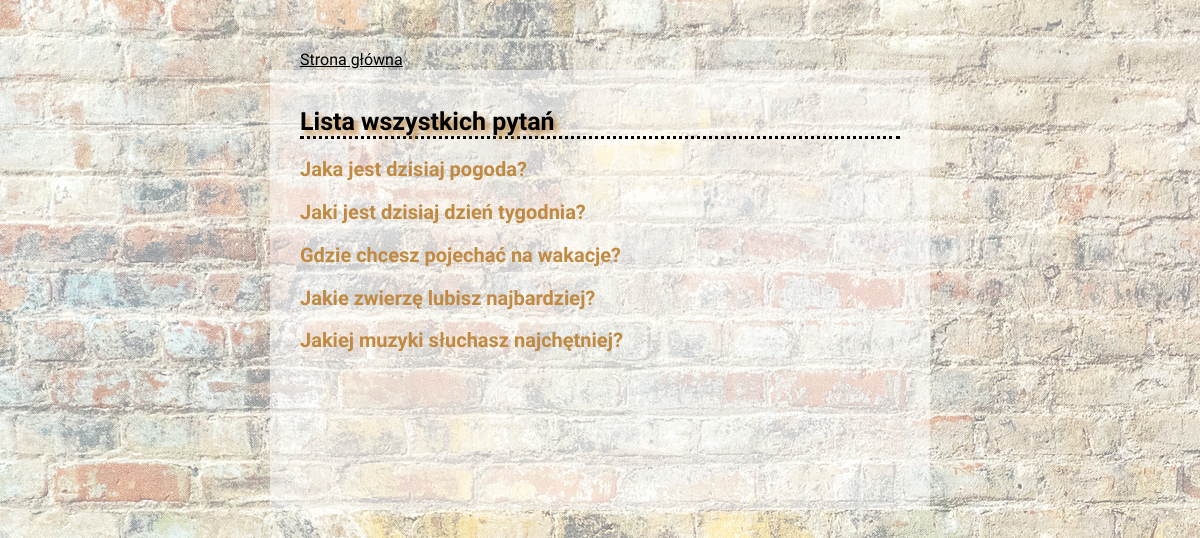
Screenshot of /polls/ with the database file from the repository.
### polls/models.py (models this page shows, shortened)
class Question(models.Model):
    question_text = models.CharField(max_length=200) #varchar
    pub_date = models.DateTimeField(verbose_name='Date published') #timestamp, datetime

### polls/views.py (the view)
# urls.py: path('',views.index, name = 'index'), #pod pustą sciezką jest odwolanie do funkcji views
def index(request):
    questions = Question.objects.all()
    title = 'Lista wszystkich pytań'
    context = {
        'questions': questions,
        'title': title,
    }
    return render(request,'polls/index.html', context)

### polls/templates/polls/index.html
{% extends "base.html" %}
{% block content %}
{% for question in questions %}
<section class="question-list">
    <h3><a href="{% url 'polls:detail' question.id %}">{{question.question_text}}</a></h3>
</section>
{% endfor %}
{% endblock %}

### polls/static/polls/style.css (style rules this page uses)
body { position: relative; width: 100vw; height: 100vh; margin: 0; font-family: 'Balsamiq Sans', cursive; }
body::after { content: ""; background: url(layout.jpg); opacity: 0.5; top: 0; left: 0; bottom: 0; right: 0; position: absolute; z-index: -1; padding: 50px; }
.question-list h3 a { color: #c18a42; font-size: 20px; text-decoration: none; }

### rows the page displays
Question: question_text "Jaka jest dzisiaj pogoda?"
Question: question_text "Jaki jest dzisiaj dzień tygodnia?"
Question: question_text "Gdzie chcesz pojechać na wakacje?"
Question: question_text "Jakie zwierzę lubisz najbardziej?"
Question: question_text "Jakiej muzyki słuchasz najchętniej?"

### other values shown
{{ title }} "Lista wszystkich pytań"
